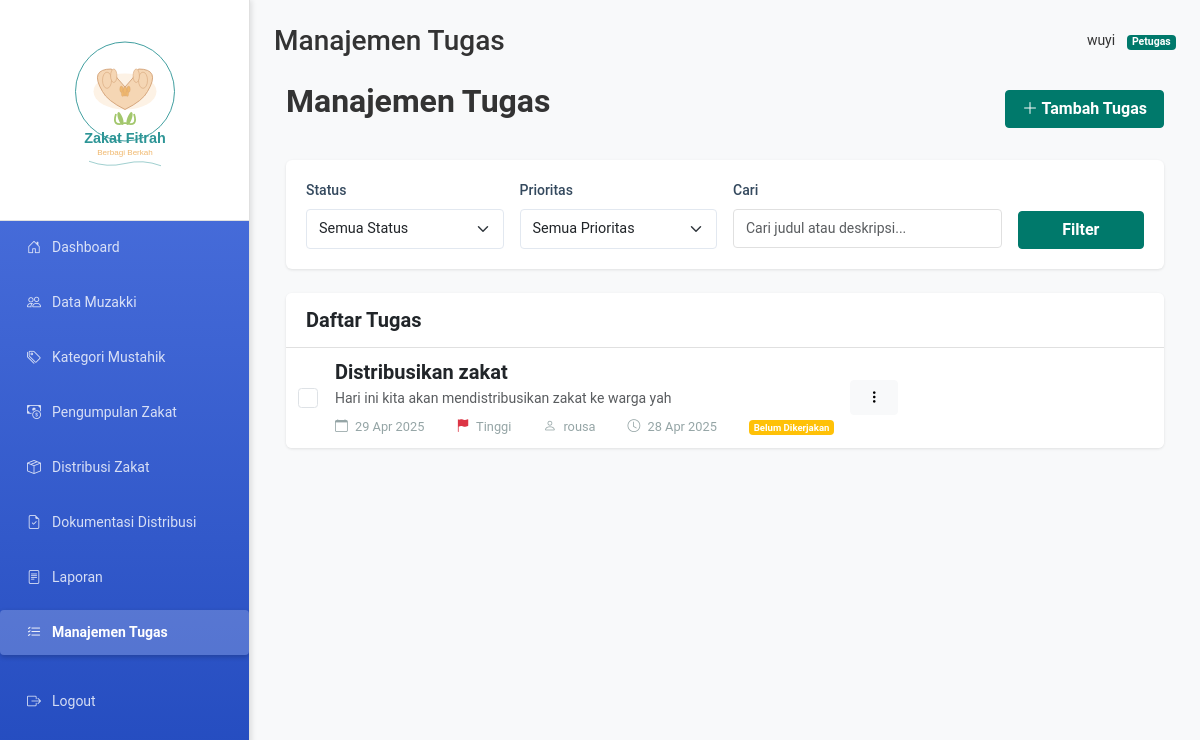
The page /views/tasks.php (signed in) on the database as committed earlier.
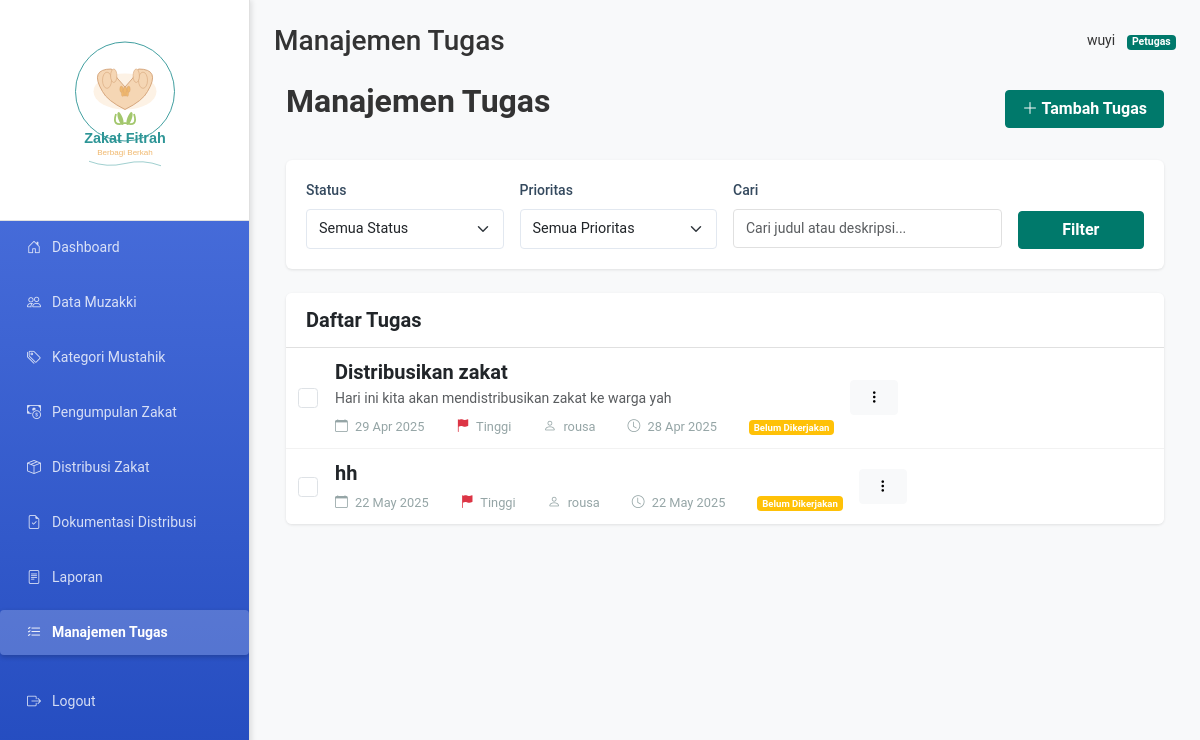
The same page on the database as committed later.
### tables this page shows
CREATE TABLE `tasks` (
  `id` int(11) NOT NULL,
  `user_id` int(11) NOT NULL,
  `title` varchar(255) NOT NULL,
  `description` text DEFAULT NULL,
  `due_date` date DEFAULT NULL,
  `priority` enum('low','medium','high') DEFAULT 'medium',
  `status` enum('pending','in_progress','completed') DEFAULT 'pending',
  `created_at` timestamp NOT NULL DEFAULT current_timestamp(),
  `updated_at` timestamp NULL DEFAULT NULL ON UPDATE current_timestamp()
);

CREATE TABLE `users` (
  `id` int(11) NOT NULL,
  `username` varchar(50) NOT NULL,
  `password` varchar(255) NOT NULL,
  `nama_lengkap` varchar(100) DEFAULT NULL,
  `role` enum('admin','petugas','muzakki') NOT NULL DEFAULT 'muzakki',
  `created_at` datetime DEFAULT current_timestamp(),
  `status` enum('aktif','nonaktif') DEFAULT 'aktif',
  `email` varchar(100) DEFAULT NULL,
  `nomor_hp` varchar(20) DEFAULT NULL,
  `foto_profil` varchar(255) DEFAULT NULL,
  `last_login` datetime DEFAULT NULL,
  `updated_at` datetime DEFAULT NULL ON UPDATE current_timestamp()
);

### config/auth.php (called while the page is built, shortened)
<?php
require_once __DIR__ . '/database.php';
class Auth {
    public function __construct() {
        $database = new Database();
    }
    public function getUserRole() {
        return $_SESSION['user']['role'] ?? null;
    }
}
?>

### config/database.php (called while the page is built, shortened)
<?php
if (!class_exists('Database')) {
class Database {
    private $host = "localhost";
    private $db_name = "zakatfitrah";
    private $username = "root";
    private $password = "";
    public function getConnection() {
        $this->conn = null;
        try {
            $this->conn = new PDO(
                "mysql:host=" . $this->host . ";dbname=" . $this->db_name,
                $this->username,
                $this->password
            );
            $this->conn->setAttribute(PDO::ATTR_ERRMODE, PDO::ERRMODE_EXCEPTION);
            $this->conn->exec("set names utf8");
        } catch(PDOException $exception) {
            error_log("Connection error: " . $exception->getMessage());
            return null;
        }
        return $this->conn;
    }
}
}
?>

### middleware/auth_middleware.php (called while the page is built, shortened)
<?php
require_once __DIR__ . '/../config/auth.php';
class AuthMiddleware {
    private $auth;
    public function __construct() {
        $this->auth = new Auth();
    }
    public function isAdmin() {
        return $this->auth->getUserRole() === 'admin';
    }
}

### views/tasks.php (the view, shortened to what the changed rows need)
<?php
require_once '../middleware/auth_middleware.php';
require_once '../config/database.php';
$auth = new AuthMiddleware();
$auth->requireAuth();
$database = new Database();
$db = $database->getConnection();
$user_id = $auth->getUserId();
$is_admin = $auth->isAdmin();
$query = "SELECT t.*, u.username, u.nama_lengkap FROM tasks t
         LEFT JOIN users u ON t.user_id = u.id WHERE 1=1";
$params = [];
if (!$is_admin) {
    $query .= " AND t.user_id = ?";
    $params[] = $user_id;
}
$query .= " ORDER BY t.due_date ASC, t.priority DESC, t.created_at DESC";
$stmt = $db->prepare($query);
$stmt->execute($params);
$tasks = $stmt->fetchAll(PDO::FETCH_ASSOC);
?>
<div class="container mt-4">
    <div class="d-flex justify-content-between align-items-center mb-4">
        <h2>Manajemen Tugas</h2>
    </div>
    <div class="card">
        <div class="card-body p-0">
            <?php if (empty($tasks)): ?>
                <div class="p-4 text-center text-muted">
                    <i class="bi bi-clipboard-check fs-1"></i>
                    <p class="mt-2">Tidak ada tugas ditemukan</p>
                </div>
            <?php else: ?>
                <div class="list-group list-group-flush">
                    <?php foreach ($tasks as $task): ?>
                        <div class="list-group-item task-item <?php echo $task['status'] === 'completed' ? 'completed' : ''; ?>" data-priority="<?php echo $task['priority']; ?>">
                            <div class="d-flex align-items-center">
                                <div class="me-3">
                                    <div class="form-check">
                                        <input class="form-check-input task-status-checkbox" type="checkbox"
                                            data-id="<?php echo $task['id']; ?>"
                                            <?php echo $task['status'] === 'completed' ? 'checked' : ''; ?>>
                                    </div>
                                </div>
                                <div class="flex-grow-1">
                                    <h5 class="task-title mb-1"><?php echo htmlspecialchars($task['title']); ?></h5>
                                    <div class="task-description text-muted mb-2">
                                        <?php echo htmlspecialchars($task['description']); ?>
                                    </div>
                                    <div class="task-meta d-flex flex-wrap gap-3">
                                        <div>
                                            <i class="bi bi-calendar"></i>
                                            <?php echo date('d M Y', strtotime($task['due_date'])); ?>
                                        </div>
                                        <div>
                                            <i class="bi bi-flag-fill priority-<?php echo $task['priority']; ?>"></i>
                                            <?php
                                                echo $task['priority'] === 'high' ? 'Tinggi' :
                                                    ($task['priority'] === 'medium' ? 'Sedang' : 'Rendah');
                                            ?>
                                        </div>
                                        <div>
                                            <i class="bi bi-person"></i>
                                            <?php echo htmlspecialchars($task['nama_lengkap'] ?: $task['username']); ?>
                                        </div>
                                        <div>
                                            <i class="bi bi-clock"></i>
                                            <?php echo date('d M Y', strtotime($task['created_at'])); ?>
                                        </div>
                                        <div>
                                            <span class="badge bg-<?php
                                                echo $task['status'] === 'completed' ? 'success' :
                                                    ($task['status'] === 'in_progress' ? 'primary' : 'warning');
                                            ?>">
                                                <?php
                                                    echo $task['status'] === 'completed' ? 'Selesai' :
                                                        ($task['status'] === 'in_progress' ? 'Dalam Proses' : 'Belum Dikerjakan');
                                                ?>
                                            </span>
                                        </div>
                                    </div>
                                </div>
                                <div class="ms-auto">
                                    <div class="dropdown">
                                        <button class="btn btn-sm btn-light" type="button" data-bs-toggle="dropdown">
                                            <i class="bi bi-three-dots-vertical"></i>
                                        </button>
                                    </div>
                                </div>
                            </div>
                        </div>
                    <?php endforeach; ?>
                </div>
            <?php endif; ?>
        </div>
    </div>
</div>
<?php
$base_path = '../';
$additional_css = "<link rel='stylesheet' href='{$base_path}assets/css/tasks.css'>";
include '../views/templates/layout.php';
?>

Rows that differ between the two databases and show on the page:
added tasks: title "hh", due_date "22 May 2025", priority "Tinggi", user.nama_lengkap "rousa", created_at "22 May 2025", shows "Belum Dikerjakan"
